Frame 1 (no input): blank canvas, image omitted
Frame 60 (the mouse pressed at the canvas centre just before this capture): blank canvas, image omitted
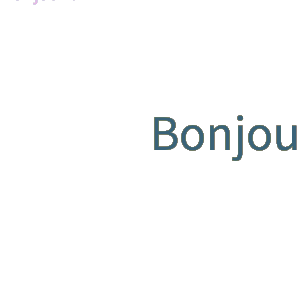
Frame 120 (the mouse held since frame 60 and released just before this capture)

The Processing sketch whose frames 1 and 60 were blank and that drew this single picture after the mouse press (run headless with seeded random() and noise(); from frame 60 on, the mouse is pressed at the canvas centre):

// Processing sketch: processing_169717
// ── processing_169717.pde


void setup() {  //setup fonction appelée une seule fois en début de programme
  size(300, 300); // taille de la fenêtre 300 pixels de large et 300 pixels de haut
  background(255);  // couleur de fond : blanc
 
  }

void draw() {  //draw : fonction appelée en boucle une fois que le programme est lancé 
  //background(255); // effacer le fond à chaque image
  
  fill(255,5);
  noStroke();
  rect(0,0,width,height);
  
  fill(random(255),random(255),random(255));
  textSize(20+(mouseX+mouseY)/10);
  text("Bonjour !",mouseX,mouseY);
}
